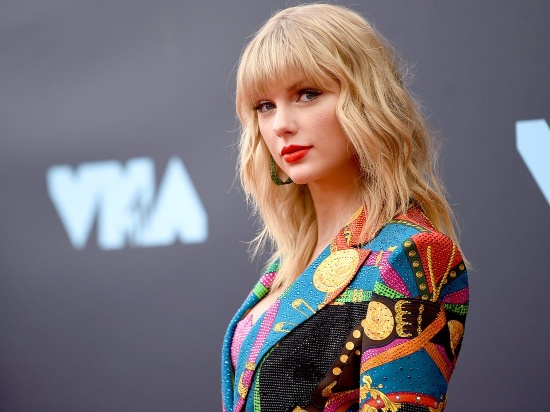
#> input picture books/practical-python-and-opencv/images/taylor-swift.jpg, 550 x 412 px
$ python grayscale_histogram.py --image images/taylor-swift.jpg
#> lines starting #> are read from the running program, lines starting #| are printed output that depends on the picture
from matplotlib import pyplot as plt
import argparse
import cv2

ap = argparse.ArgumentParser()
ap.add_argument('-i', '--image', required=True, help='Path to the image')
args = vars(ap.parse_args())

image = cv2.imread(args['image'])
#> image is the input picture: shape (412, 550, 3); mean B, G, R 116.2, 112.1, 122
image = cv2.cvtColor(image, cv2.COLOR_BGR2GRAY)
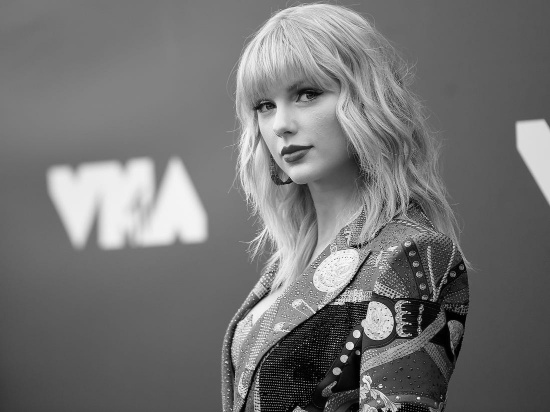
#> image: shape (412, 550); min 0, max 250, mean 115.5

fig, ax = plt.subplots(1, 2, figsize=(15, 8))
hist = cv2.calcHist([image], [0], None, [256], [0, 256])
#> hist = 256 values, max 4933 at index 118, min 0 at index 251, mean 885.2

ax[0].imshow(image, cmap='gray')
ax[1].plot(hist)
ax[1].set_title('Grayscale Histogram')
ax[1].set_xlabel('Bins')
ax[1].set_ylabel('# of Pixels')
ax[1].set_xlim([0, 256])

plt.show()
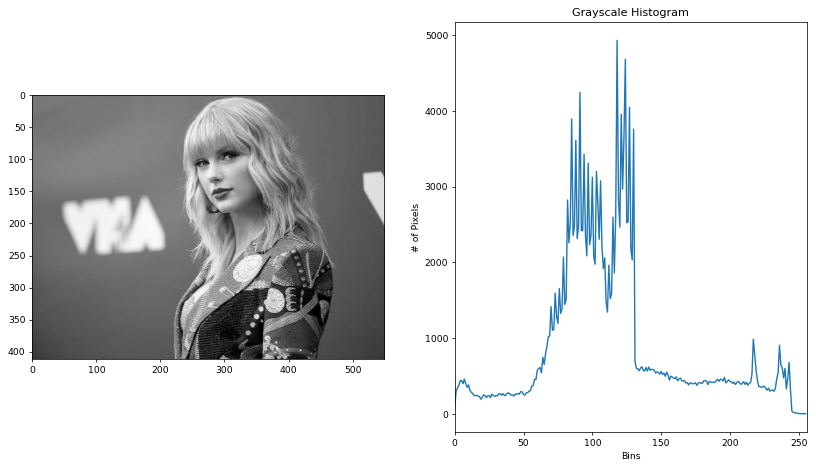
#> figure drawn by matplotlib, 2 panels; panel 2: curve peaks at x = 118, y = 4933
cv2.waitKey(0)
cv2.destroyAllWindows()
